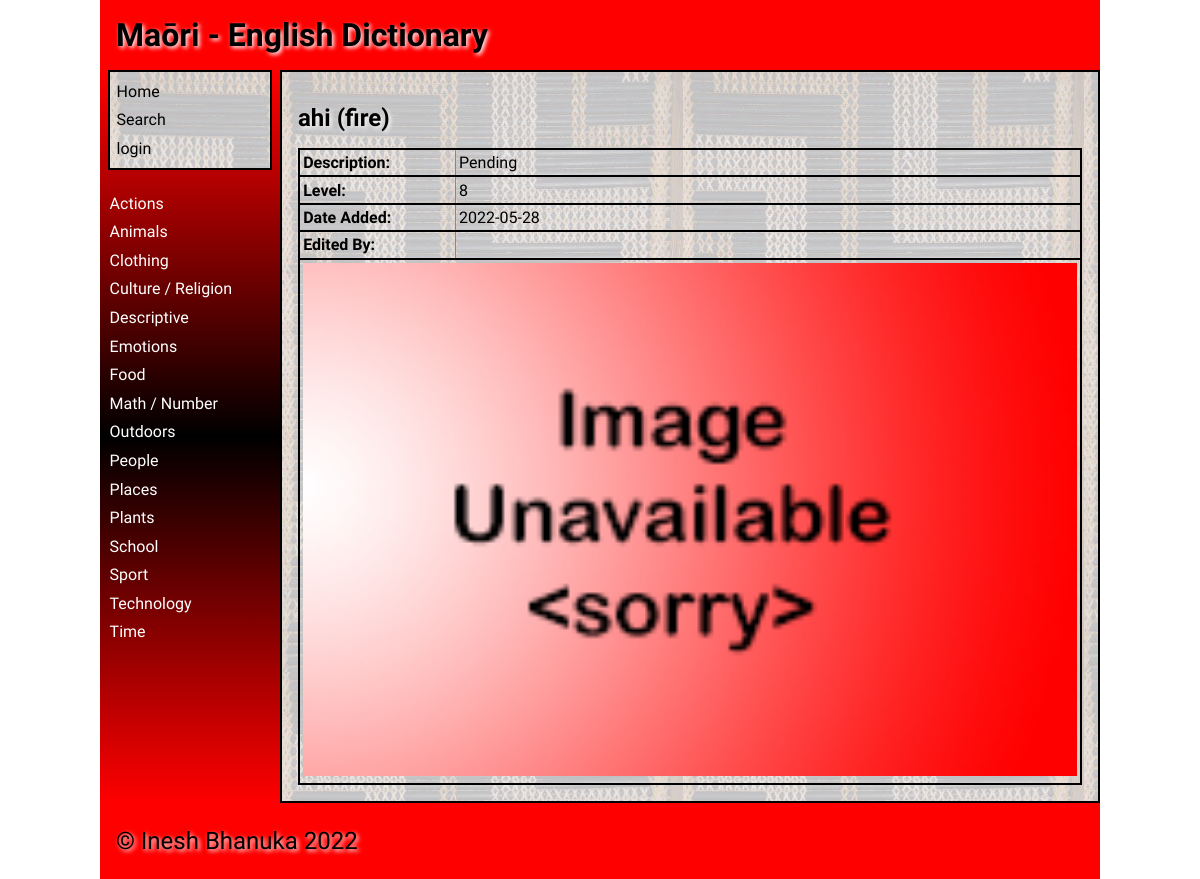
The page /word/182?breadcrumb=/search/A on the database its author committed.
### tables this page shows
CREATE TABLE "category"
(
    id            integer
        primary key autoincrement,
    category_name varchar(30) not null
);

CREATE TABLE "dictionary"
(
    id          integer
        primary key autoincrement,
    maori       varchar(30)   not null,
    english     varchar(30)   not null,
    description varchar(1000) not null,
    level       integer       not null,
    category_id integer       not null
        references category
            on delete cascade,
    user_id     integer
                              references user_details
                                  on delete set null,
    date_added  datetime      not null
);

### app.py (the view)
@app.route('/word/<word_id>', methods=["POST", "GET"])
def render_word(word_id):
    breadcrumb = request.args.get("breadcrumb")
    if request.method == "POST":
        is_valid, return_url = validate_update_word(request.form, word_id, breadcrumb)
        if not is_valid:
            return redirect(return_url)
        return redirect(f'/word/{word_id}?breadcrumb={breadcrumb}')
    word = get_dictionary_word(word_id)
    if word is None:
        return redirect('/?error=Word+could+not+be+retrieved+unexpected+error')
    error = request.args.get('error')
    if breadcrumb is None:
        breadcrumb = "/"
    return render_template('word.html',
                           word_details=word,
                           logged_in=is_logged_in(),
                           error=error,
                           image_name=get_image_filename(word[0][2]),
                           checked=get_checked(word[0][4]),
                           category_list=get_categories(),
                           allow_edit=allow_edit(),
                           breadcrumb=breadcrumb,
                           current_user=get_user())

### data_access.py (called while the page is built)
def get_connection(db_file):
    try:
        connection = sqlite3.connect(db_file)
        connection.execute('pragma foreign_keys=ON')
        return connection
    except Error as e:
        print(e)
    return None

def execute_query(query, args=None):
    connection = get_connection(DATABASE)
    cursor = connection.cursor()
    try:
        if args is None:
            cursor.execute(query)
        else:
            cursor.execute(query, args)
        query_results = cursor.fetchall()
    except sqlite3.Error as e:
        return e
    finally:
        if connection is not None:
            connection.close()
    return query_results

def get_category_list():
    category_list = execute_query("SELECT * FROM category ORDER BY category_name")
    if issubclass(type(category_list), Error):
        return []
    return category_list

def get_word(word_id):
    query = """SELECT d.id
               , d.maori
               , d.english
               , d.description
               , d.level
               , d.date_added
               , ifnull(u.first_name, '')
               , ifnull(u.last_name, '')
               FROM dictionary d
               LEFT JOIN user_details u on d.user_id = u.id
               WHERE d.id = ?"""
    query_results = execute_query(query, [word_id])
    if issubclass(type(query_results), Error) or len(query_results) == 0:
        return None
    return query_results

### services.py (called while the page is built)
def is_logged_in():
    if session.get('email') is None:
        return False
    else:
        return True

def allow_edit():
    if not is_logged_in():
        return False
    email = session.get('email')
    allow = get_allow_edit(email)
    if allow is None:
        return False
    return allow

def get_checked(level):
    checked = []
    for i in range(1, 11):
        if level == i:
            checked.append("checked")
        else:
            checked.append("")
    return checked

def get_categories():
    return get_category_list()

def get_dictionary_word(word_id):
    return get_word(word_id)

def get_user():
    first_name = session.get('first_name')
    if first_name is None:
        user_details = ""
    else:
        last_name = session.get('last_name')
        user_type = session.get('user_type').title()
        user_details = f"{first_name} {last_name} ({user_type})"
    return user_details

### templates/word.html (shortened to what this page needs)
{% extends "base.html" %}
    {% set id = word_details[0][0] %}
    {% set maori = word_details[0][1] %}
    {% set english = word_details[0][2] %}
    {% set description = word_details[0][3] %}
    {% set level = word_details[0][4] %}
    {% set image = image_name %}
    {% set date_added = word_details[0][5] %}
    {% set edited_by = word_details[0][6] + ' ' + word_details[0][7] %}
{% block main %}
    {% if logged_in and allow_edit %}
        <h2>{{ maori }} ({{english}})<strong> -</strong> <a href="\delete_word\{{ id }}?breadcrumb={{ breadcrumb }}">Delete Word</a></h2>
    {% else %}
        <h2>{{ maori }} ({{english}})</h2>
    {% endif %}
    <table class="word-table">
        <tbody>
            {% if maori != None %}
                <tr>
                    <td><strong>Description: </strong></td>
                    <td class="description-wrap">{{ description }}</td>
                </tr>
                <tr>
                    <td><strong>Level: </strong></td>
                    <td>{{ level }}</td>
                </tr>
                <tr>
                    <td><strong>Date Added: </strong></td>
                    <td>{{ date_added }}</td>
                </tr>
                <tr>
                    <td><strong>Edited By: </strong></td>
                    <td>{{ edited_by }}</td>
                </tr>
                    <td colspan="2"><img src= "../static/images/{{ image }}" alt="Word image"></td>
            {% endif %}
        </tbody>
    </table>
{% endblock %}

### templates/base.html (shortened to what this page needs)
<!doctype html>
<html lang="en">
<head>
	<link href="{{ url_for('static', filename='css/style.css') }}" rel="stylesheet">
</head>
<body>
	<div id="container">
		<header>
			<span class="heading">Maōri - English Dictionary</span>
            <span class="right">{{ current_user }}</span>
		</header>
		<nav style="padding-top: 0">
			<ul>
                <div class="main-links">
                    <li><a href="/" style="color: black;">Home</a></li>
                    <li><a href="/search/~" style="color: black;">Search</a></li>
                    {% if logged_in %}
                        {% if allow_edit %}
                            <li><a href="/add_category" style="color: black;">Add Category</a></li>
                        {% endif %}
                        <li><a href="/logout" style="color: black;">Logout</a></li>
                    {% else %}
                        <li><a href="/login" style="color: black;">login</a></li>
                    {% endif %}
                </div>
                <br>
                {% for category in category_list %}
                    <li><a href="/category/{{ category[0] }}">{{ category[1] }}</a></li>
                {% endfor %}
			</ul>
		</nav>
		<main style="border: solid black 2px">
            {% block main %}{% endblock %}
        </main>
		<footer>
			<p>
				&copy; Inesh Bhanuka 2022
			</p>
		</footer>
	</div>
</body>
</html>

### static/css/style.css (style rules this page uses)
* { font-family: Comfortaa, sans-serif; margin: 0; padding: 0; box-sizing: border-box; }
.description-wrap { word-break:break-all; }
.main-links { background-image: url('../images/poutama.jpg'); padding: 5px; color: black !important; border: solid black 2px; }
#container { display: grid; grid-template-columns: 75px auto; grid-template-areas: 'nav header' 'main main' 'footer footer'; }
header { grid-area: header; background-color: #f00; padding: 1rem; }
nav { grid-area: nav; }
main { grid-area: main; padding: 1rem; background-color: #edd; }
h1, h2, h3, h4 { padding: 1rem 0; font-family: 'Suez One', serif; color: #000; text-shadow: 2px 2px 4px #fff; }
p { padding: 0.5rem 0; }
a { color: #222; }
img { width: 100%; }
table { width: 100%; border: 2px solid #666; border-collapse: collapse; }
.word-table tbody tr { border: 2px solid black; width: 100%; }
.word-table td:first-child { width: 20% }
th, td { border: 1px solid #888; padding: 0.2rem; text-align: left; }
tr td:last-child { width: 90px; }
footer { grid-area: footer; padding: 1rem; background-color: #f00; }
footer p { color: #000; text-shadow: 2px 2px 4px #fff; font-size: 1.5rem; }
.right { float: right; padding: 10px; font-weight: bold; font-family: 'Suez One', serif; text-shadow: 2px 2px 4px #fff; }
.heading { font-size: 2em; margin-block-start: 0.67em; margin-block-end: 0.67em; margin-inline-start: 0; margin-inline-end: 0; font-weight: bold; padding: 1rem 0; font-family: 'Suez One', serif; color: #000; text-shadow: 2px 2px 4px #fff; }
@media only screen and (min-width: 768px) { #container { grid-template-columns: 180px auto; grid-template-areas: 'header header' 'nav main' 'footer footer'; } }
@media only screen and (min-width: 768px) { nav { background: linear-gradient(180deg, rgba(255,0,0,1) 0%, rgba(0, 0, 0, 1) 50%, rgba(255,0,0,1) 100%); padding: 0.5rem; } }
@media only screen and (min-width: 768px) { nav ul { list-style: none; } }
@media only screen and (min-width: 768px) { nav li { padding: 0.3rem 0 0.3rem 0.1rem; } }
@media only screen and (min-width: 768px) { nav a { color: #fff; text-decoration: none; } }
@media only screen and (min-width: 768px) { main { background-image: url('../images/poutama.jpg'); } }
@media only screen and (min-width: 1000px) { #container { width: 1000px; margin: auto; } }

### rows shown on the page
category: category_name "Actions"
category: category_name "Animals"
category: category_name "Clothing"
category: category_name "Culture / Religion"
category: category_name "Descriptive"
category: category_name "Emotions"
category: category_name "Food"
category: category_name "Math / Number"
category: category_name "Outdoors"
category: category_name "People"
category: category_name "Places"
category: category_name "Plants"
category: category_name "School"
category: category_name "Sport"
category: category_name "Technology"
category: category_name "Time"
dictionary: maori "ahi", english "fire", description "Pending", date_added "2022-05-28"

### other values the page prints
{{ level }} "8"
